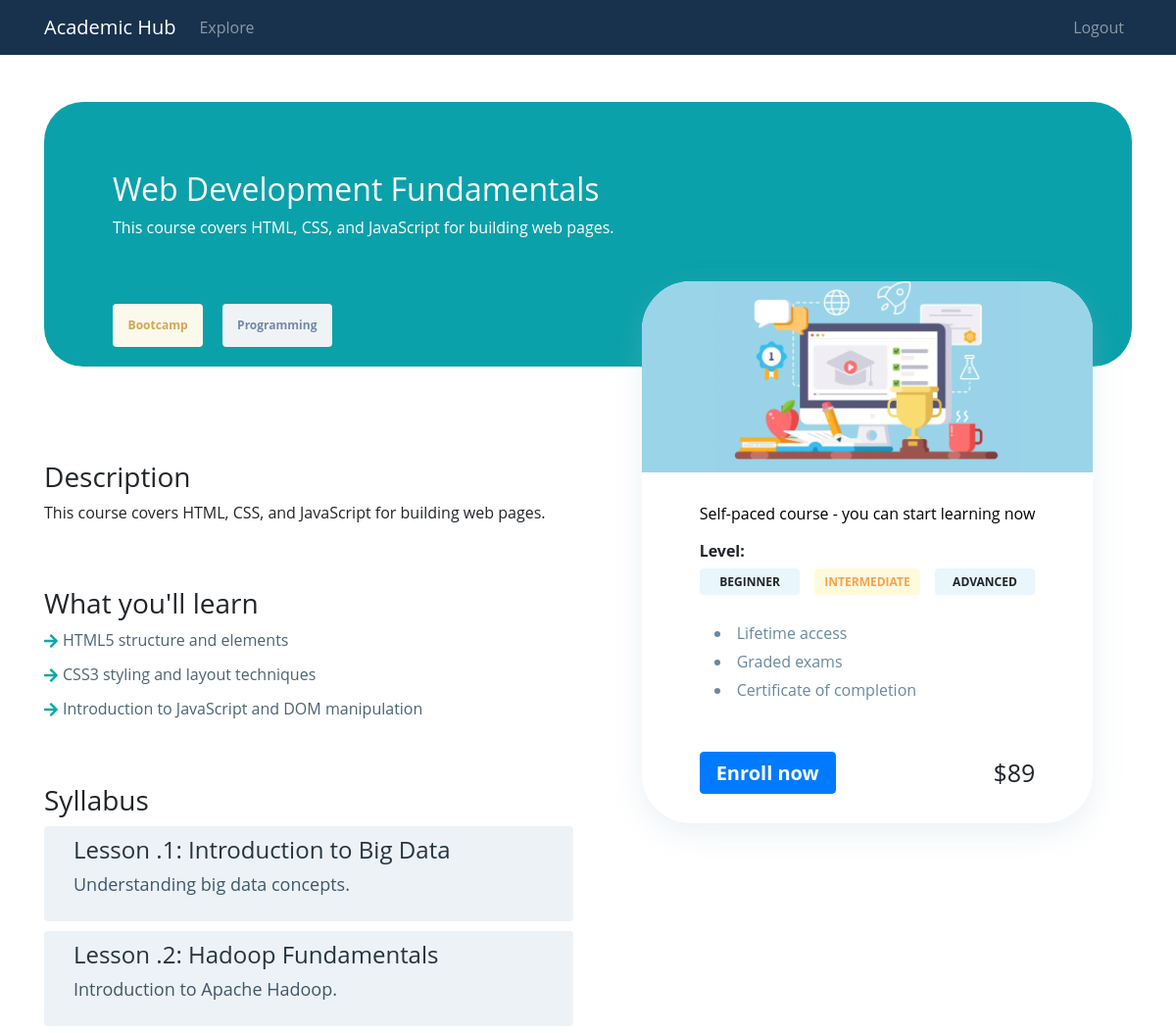
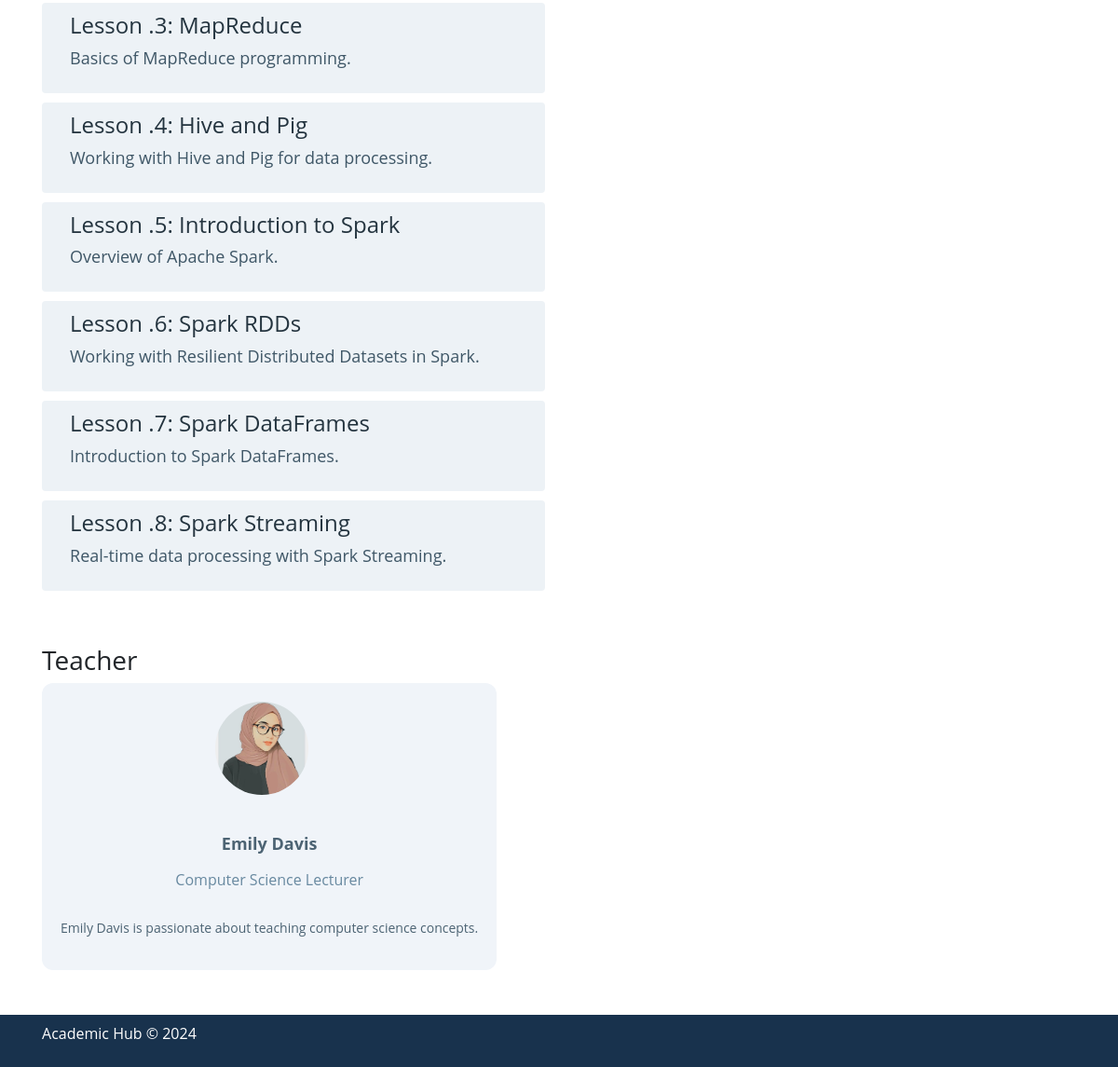
Page /pages/course.php?id=7 (signed in) on the committed database (2 pictures, top to bottom).
### tables this page shows
CREATE TABLE `course` (
    `id` int(11) NOT NULL,
    `name` text NOT NULL,
    `summary` text NOT NULL,
    `description` text NOT NULL,
    `image` text NOT NULL,
    `price` int(11) DEFAULT NULL,
    `type` varchar(40) NOT NULL,
    `level` varchar(40) NOT NULL,
    `category` text NOT NULL,
    `created_at` timestamp DEFAULT CURRENT_TIMESTAMP,
    `teacher_id` int(11) NOT NULL,
    `learn_items` JSON DEFAULT NULL
);

CREATE TABLE `lesson` (
    `id` int(11) NOT NULL,
    `title` text NOT NULL,
    `description` text NOT NULL,
    `video` text NOT NULL,
    `course_id` int(11) NOT NULL
);

CREATE TABLE `teacher` (
    `id` int(11) NOT NULL,
    `name` text NOT NULL,
    `title` text NOT NULL,
    `image` text NOT NULL,
    `bio` text NOT NULL
);

### db/queries.php (called while the page is built, shortened)
<?php
function get_course_details($conn, $course_id)
{
    $course_query = "SELECT * FROM course WHERE id=?";
    $stmt = mysqli_prepare($conn, $course_query);
    if ($stmt) {
        mysqli_stmt_bind_param($stmt, "i", $course_id);
        mysqli_stmt_execute($stmt);
        $result = mysqli_stmt_get_result($stmt);
        if ($result && $course = mysqli_fetch_assoc($result)) {
            $course['learn_items'] = json_decode($course['learn_items'], true);
            $teacher_id = $course['teacher_id'];
            if ($teacher_id) {
                $teacher_query = "SELECT * FROM teacher WHERE id=?";
                $stmt = mysqli_prepare($conn, $teacher_query);
                if ($stmt) {
                    mysqli_stmt_bind_param($stmt, "i", $teacher_id);
                    mysqli_stmt_execute($stmt);
                    $teacher_result = mysqli_stmt_get_result($stmt);
                    if ($teacher_result && $teacher = mysqli_fetch_assoc($teacher_result)) {
                        $course['teacher'] = $teacher;
                    } else {
                        echo "Error fetching teacher: " . mysqli_error($conn);
                    }
                } else {
                    echo "Error preparing teacher query: " . mysqli_error($conn);
                }
            }
            $lessons_query = "SELECT * FROM lesson WHERE course_id=?";
            $stmt = mysqli_prepare($conn, $lessons_query);
            if ($stmt) {
                mysqli_stmt_bind_param($stmt, "i", $course_id);
                mysqli_stmt_execute($stmt);
                $lessons_result = mysqli_stmt_get_result($stmt);
                if ($lessons_result) {
                    $course_lessons = [];
                    while ($lesson = mysqli_fetch_assoc($lessons_result)) {
                        $course_lessons[] = $lesson;
                    }
                    $course['lessons'] = $course_lessons;
                } else {
                    echo "Error fetching lessons: " . mysqli_error($conn);
                }
            } else {
                echo "Error preparing lessons query: " . mysqli_error($conn);
            }
        } else {
            echo "Error fetching course: " . mysqli_error($conn);
        }
    } else {
        echo "Error preparing course query: " . mysqli_error($conn);
    }
    return $course;
}
function calc_learning_progress_percentage($conn, $username, $course_id, $lessons)
{
    $lessonIds = array_map(function ($lesson) {
        return $lesson['id'];
    }, $lessons);
    $placeholders = implode(",", array_fill(0, count($lessonIds), "?"));
    $query = "SELECT status FROM learning_status WHERE student_username = ? AND course_id = ? AND lesson_id IN ($placeholders)";
    $stmt = mysqli_prepare($conn, $query);
    $bindParams = array_merge([$username, $course_id], array_values($lessonIds));
    $bindParamsRefs = array();
    foreach ($bindParams as $key => $value) {
        $bindParamsRefs[$key] = &$bindParams[$key];
    }
    mysqli_stmt_bind_param($stmt, str_repeat("i", count($lessonIds) + 2), ...$bindParamsRefs);
    mysqli_stmt_execute($stmt);
    $result = mysqli_stmt_get_result($stmt);
    if (mysqli_num_rows($result) == 0) {
        return -1;
    }
}
function enroll_course_status($conn, $username, $course_id, $lessons)
{
    $status = "Coming Soon";
    $learning_percentage = calc_learning_progress_percentage($conn, $username, $course_id, $lessons);
    switch ($learning_percentage) {
        case -1:
            $status = "Ready";
            break;
    }
    return $status;
}
?>

### pages/course.php (the view, shortened to what this page needs)
<?php
$user = $_SESSION["user"];
include_once "../db/queries.php";
$course_id = $_GET['id'];
$course = get_course_details($conn, $course_id);
$cost = $course['price'] == 0 ? 'Free' : '$' . $course['price'];
$username = $user['username'];
$lessons = $course['lessons'];
$enroll_status = enroll_course_status($conn, $username, $course_id, $lessons);
$matchStyle = 'background-color: rgb(255, 250, 220); color: rgb(246, 162, 78);';
include_once "../includes/header.php";
include_once "../includes/navbar.php";
?>
<div class="container mt-5 my-5">
    <div class="col-md-12 course-header">
        <h2><?php echo $course['name']; ?></h2>
        <p><?php echo $course['description']; ?></p>
        <div class="row course-tc">
            <span class="badge badge-type"><?php echo $course['type']; ?></span>
            <span class="badge badge-category"><?php echo $course['category']; ?></span>
        </div>
    </div>
    <div class="row mt-5">
        <div class="col w-50">
            <div class="row mt-5">
                <div class="col-md-12">
                    <h3>Description</h3>
                    <p><?php echo $course['description']; ?></p>
                </div>
            </div>
            <div class="row mt-5">
                <div class="col-md-12">
                    <h3>What you'll learn</h3>
                    <ul class="learn-items-list">
                        <?php foreach ($course['learn_items'] as $learnItem): ?>
                            <li class="learn-item">
                                <i class="fas fa-arrow-right icon-arrow-right"></i>
                                <span><?php echo $learnItem; ?></span>
                            </li>
                        <?php endforeach; ?>
                    </ul>
                </div>
            </div>
            <?php if (count($course['lessons']) > 0): ?>
                <div class="row mt-5">
                    <div class="col-md-12">
                        <h3>Syllabus</h3>
                        <?php foreach ($course['lessons'] as $index => $lesson): ?>
                            <div class="lesson">
                                <h4 class="lesson-title">Lesson .<?php echo $index + 1; ?>: <?php echo $lesson['title']; ?></h4>
                                <p class="lesson-description"><?php echo $lesson['description']; ?></p>
                            </div>
                        <?php endforeach; ?>
                    </div>
                </div>
            <?php endif; ?>
            <div class="row mt-5">
                <div class="col-md-12">
                    <h3>Teacher</h3>
                    <div class="teacher-card">
                        <img src="../assets/images/<?php echo $course['teacher']['image']; ?>"
                            class="mr-3 rounded-circle" alt="<?php echo $course['teacher']['name']; ?>" height="100px"
                            width="100px">
                        <div class="teacher-details">
                            <span class="teacher-name"><?php echo $course['teacher']['name']; ?></span>
                            <span class="teacher-title"><?php echo $course['teacher']['title']; ?></span>
                            <p class="teacher-bio"><?php echo $course['teacher']['bio']; ?></p>
                        </div>
                    </div>
                </div>
            </div>
        </div>
        <div class="col w-50">
            <div class="course-details-card">
                <img class="course-img" src="../assets/images/<?php echo $course['image']; ?>" alt="course image">
                <div class="course-details-container">
                    <span class="course-pace">Self-paced course - you can start learning now</span>
                    <div class="course-property">
                        <h5 class="property-title">Level:</h5>
                        <div class="property-items">
                            <span class="property-label"
                                style="<?php echo $course['level'] == "Beginner" ? $matchStyle : null; ?>">Beginner</span>
                            <span class="property-label"
                                style="<?php echo $course['level'] == "Intermediate" ? $matchStyle : null; ?>">Intermediate</span>
                            <span class="property-label"
                                style="<?php echo $course['level'] == "Advanced" ? $matchStyle : null; ?>">Advanced</span>
                        </div>
                    </div>
                    <div class="course-details-bullets">
                        <ul>
                            <li class="bullet-item">Lifetime access</li>
                            <li class="bullet-item">Graded exams</li>
                            <li class="bullet-item">Certificate of completion</li>
                        </ul>
                    </div>
                    <div id="course-enroll" class="course-enroll-container">
                        <?php
                        switch ($enroll_status) {
                            case "Ready":
                                echo "<div class='course-enroll'><form action='course.php?id=$course_id' method='post'><button type='submit' class='btn btn-primary btn-rounded btn-lg btn-block btn-enroll'>Enroll now</button></form><p class='course-cost'>$cost</p></div>";
                                break;
                        }
                        ?>
                    </div>
                </div>
            </div>
        </div>
    </div>
</div>
<?php include_once "../includes/copy-write.php"; ?>
<?php include_once "../includes/footer.php"; ?>

### assets/css/styles.css (style rules this page uses)
html, body { height: 100%; }
body { font-family: "Open Sans", Helvetica; margin: 0; padding: 0; }
.badge { margin-right: 2%; }
.badge-category { background-color: rgb(239, 243, 245); color: rgb(115, 136, 168); }
.badge-type { background-color: rgb(251, 248, 236); color: rgb(210, 167, 82); }
.course-header { padding: 70px; background-color: #0ba1aa; color: #fff; border-radius: 40px; }
.course-tc { position: relative; top: 50px; margin: 0; }
.course-tc .badge { padding: 1.3em; }
.learn-items-list { padding: 0; }
.learn-item { display: flex; justify-content: flex-start; align-items: flex-start; color: #4C6373; line-height: 25px; font-weight: 400; margin-bottom: 10px; }
.icon-arrow-right { font-size: medium; color: #0ca7aa; margin-right: 5px; margin-top: 5px; }
.lesson { background-color: #EDF2F6; padding: 10px 30px; border-radius: 4px; margin: 10px auto; }
.lesson-title { color: #24343F; }
.lesson-description { font-size: 18px; font-weight: 400; line-height: 24px; color: #3F5767; }
.teacher-card { background: #F0F4F9; border-radius: 12px; display: inline-flex; align-items: center; flex-direction: column; padding: 20px; position: relative; }
.teacher-details { display: flex; justify-content: space-between; flex-direction: column; }
.teacher-name { font-size: 18px; font-weight: 700; line-height: 24px; margin-top: 40px; color: #4C6373; margin-bottom: 15px; text-align: center; }
.teacher-title { font-size: 16px; font-weight: 400; color: #6889A0; text-align: center; }
.teacher-bio { padding-top: 30px; font-size: 14px; font-weight: 400; line-height: 19px; text-align: left; width: 100%; color: #4C6373; }
.course-details-card { display: flex; flex-direction: column; justify-content: center; align-items: center; overflow: hidden; max-width: 460px; margin: auto; position: relative; top: -135px; background-color: white; border-radius: 50px; background-color: #FFF; box-shadow: 0 10px 30px 0 rgba(164, 192, 210, .22); }
.course-img { height: 195px; width: 100%; object-fit: cover; }
.course-details-container { display: flex; flex-direction: column; padding: 30px 50px; }
.course-pace { font-size: 16px; font-weight: 400; color: #000; margin-bottom: 10px; margin-bottom: 5%; }
.property-title { font-size: 16px; font-weight: 700; color: #212529; }
.property-items { display: flex; justify-content: space-between; align-items: center; flex-wrap: wrap; flex: 1; }
.property-label { display: flex; justify-content: space-evenly; align-items: center; flex-grow: 0; flex-basis: 30%; padding: 5px 10px; text-transform: uppercase; border-radius: 4px; font-size: 12px; font-weight: 700; line-height: 17px; background-color: rgb(233, 246, 251); }
.course-details-bullets { padding: 0 5px; margin-bottom: 20px; }
.course-details-bullets ul { margin: 5% 0; padding: 10px; font-weight: 400; color: #6889A0; }
.bullet-item { list-style-type: disc; list-style-position: inside; margin: 5px auto; }
.bullet-item:first-of-type { margin-top: 0; }
.course-enroll-container { display: flex; flex-direction: row; justify-content: center; align-items: center; }
.course-enroll { display: flex; flex-direction: row; justify-content: space-between; align-items: center; width: 100%; }
.course-cost { margin: 0; padding-left: 25px; font-size: 25px; }
.btn-enroll { font-weight: 700; line-height: 25px; border-radius: 4px; }

### rows in the picture
course: name "Web Development Fundamentals", description "This course covers HTML, CSS, and JavaScript for building web pages.", type "Bootcamp", category "Programming", image (picture), price "$89"
lesson: title "Introduction to Big Data", description "Understanding big data concepts."
lesson: title "Hadoop Fundamentals", description "Introduction to Apache Hadoop."
lesson: title "MapReduce", description "Basics of MapReduce programming."
lesson: title "Hive and Pig", description "Working with Hive and Pig for data processing."
lesson: title "Introduction to Spark", description "Overview of Apache Spark."
lesson: title "Spark RDDs", description "Working with Resilient Distributed Datasets in Spark."
lesson: title "Spark DataFrames", description "Introduction to Spark DataFrames."
lesson: title "Spark Streaming", description "Real-time data processing with Spark Streaming."
teacher: image (picture), name "Emily Davis", title "Computer Science Lecturer", bio "Emily Davis is passionate about teaching computer science concepts."

### other values in the picture
$learnItem "HTML5 structure and elements"
$learnItem "CSS3 styling and layout techniques"
$learnItem "Introduction to JavaScript and DOM manipulation"
